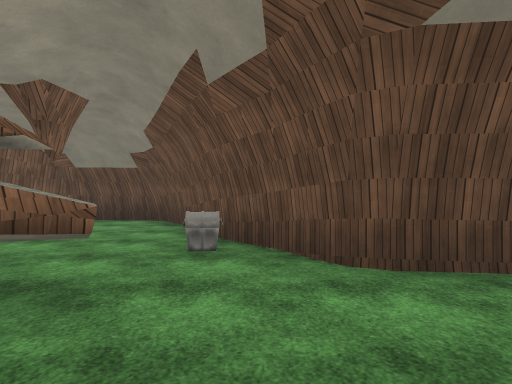
View 1 (above)

12 first-person views from a walk through a scene from a Unity 3-D project. The camera is 1.4 m above the floor, looks level and sees 70° across. The floor is counted in squares, 2 m on a side. Each view is taken from the middle of a square. On the plan, view 1 faces up. The plan holds only what a view shows up to about 11 squares ahead; the rest is blank. The place goes on beyond the plan. The player is left out. Surface patterns are stand-ins for the level's own textures.

View 2
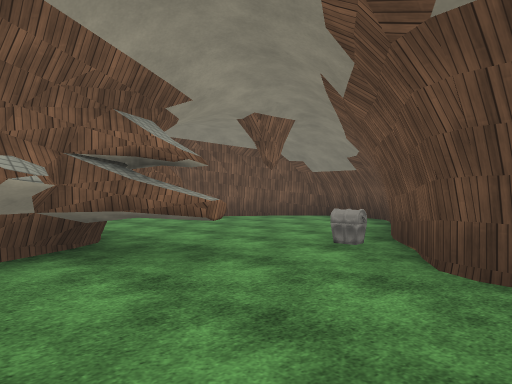

View 3
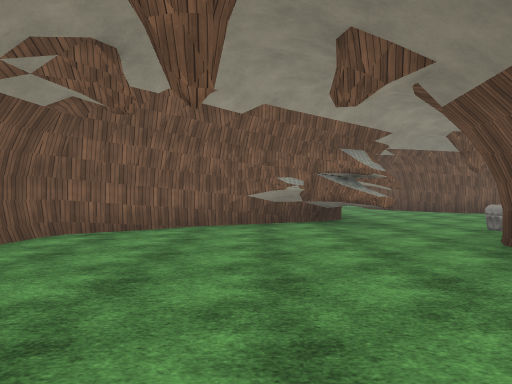

View 4
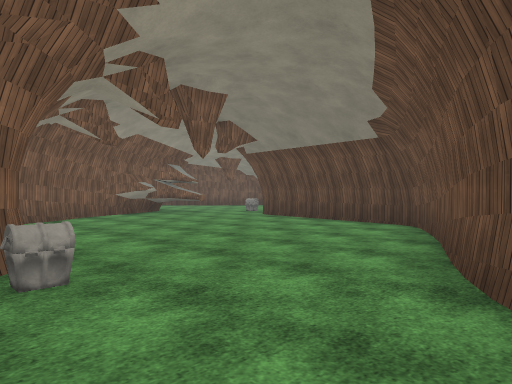

View 5
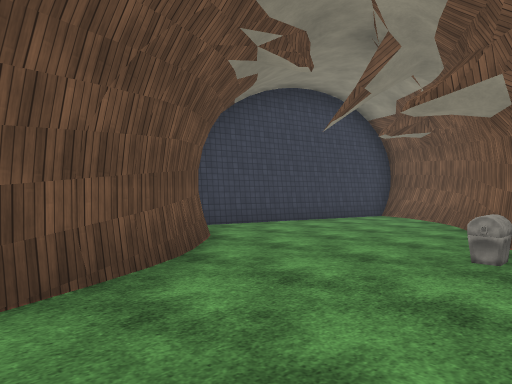

View 6
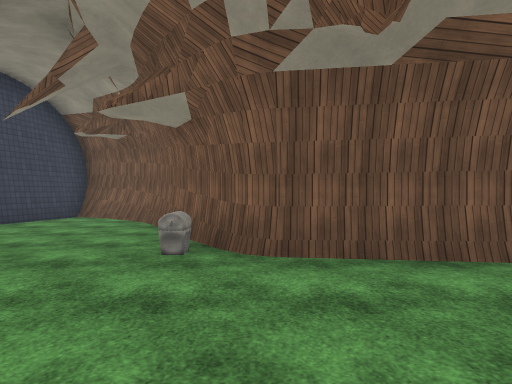

View 7
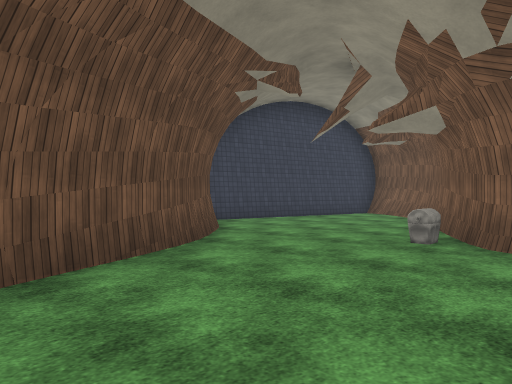

View 8
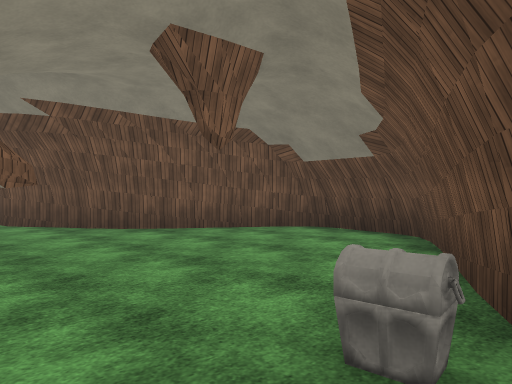

View 9
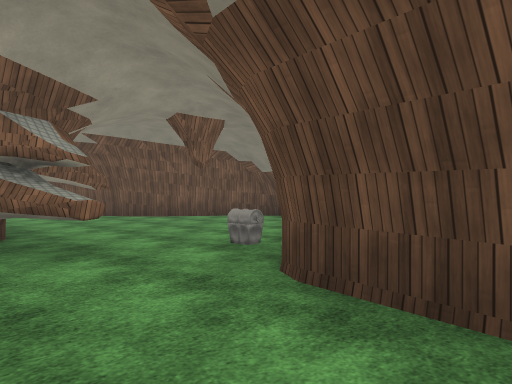

View 10
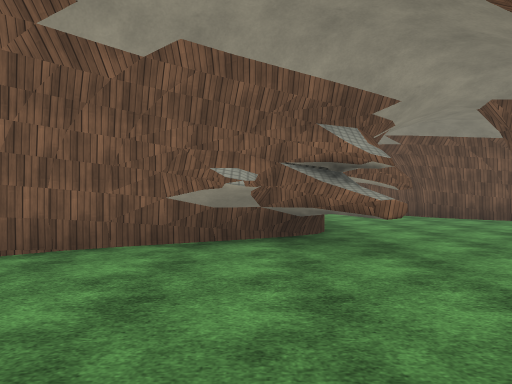

View 11
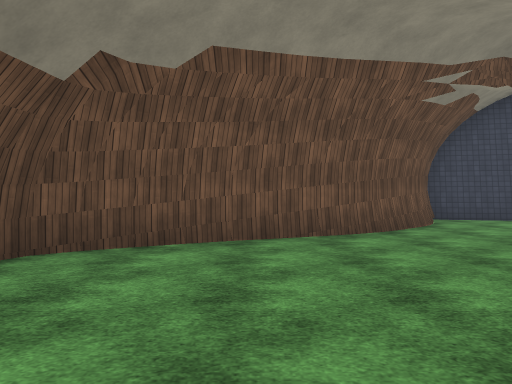

View 12
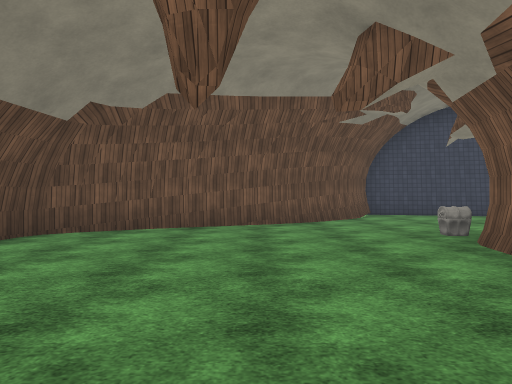

### Floor plan
Ten units are one square. View 1 is at (0, 0); x grows to the right and y downward. Boxes are objects, and circles mark ways between rooms. Rooms are numbered by the first view taken in them; rooms with no view inside come last. Other rooms are left out.
<svg viewBox="-89 -96 208 207">
<path fill="none" stroke="#000" d="M48 41 51 42 55 47M-1 32 4 35 50 41M-7 22 -3 29M68 -8 65 -15M70 -9 63 -21M64 -20 60 -25 57 -27 12 -33 8 -35M-13 -7 -16 -3M-15 -4 -18 3M-17 5 -16 11 0 32M-10 -23 -19 -17 -22 -12M82 18 67 -17M85 21 82 14M-13 -29 -11 -24 -24 -10M-25 -9 -13 15M-25 -17 -15 12M94 34 83 20M84 22 81 16M-24 -10 -22 -3M102 39 97 35M110 43 99 37 87 25M63 63 73 85 89 101 100 106M71 81 76 88M75 87 79 92M54 46 77 86M88 99 93 103M100 104 114 45 111 42M75 85 89 98M-40 -41 -39 -34M-62 -66 -69 -59 -81 -53M-67 -61 -84 -48M-18 -73 -23 -80M-4 -52 -20 -82M-16 -77 -20 -84 -26 -87 -42 -89 -45 -88 -50 -83M-18 -81 -23 -88 -25 -89M-47 -88 -64 -64M-24 -88 -42 -91M8 -35 -8 -58M-31 -21 -28 -16M-30 -20 -26 -17M6 -39 2 -45"/>
<rect x="55" y="35" width="10" height="10" fill="#bbb"><title>other object</title></rect>
<rect x="-15" y="-55" width="10" height="20" fill="#bbb"><title>other object</title></rect>
<circle cx="75" cy="35" r="3" fill="#2a7"/>
<circle cx="-10" cy="-30" r="3" fill="#2a7"/>
<text x="30" y="10">1</text>
<text x="90" y="60">2</text>
<text x="-40" y="-50">3</text>
</svg>
Room 1 opens to room 2. Room 1 opens to room 3.

Where each view was taken, in squares from view 1:
view 1: 0 up, 0 right, facing up
view 2: 0 up, 2 right, facing up-left
view 3: 0 up, 6 right, facing left
view 4: 5 down, 9 right, facing up-left
view 5: 0 up, 5 right, facing down-right
view 6: 0 up, 5 right, facing down
view 7: 1 up, 4 right, facing down-right
view 8: 3 up, 0 right, facing up-left
view 9: 1 up, 3 right, facing up-left
view 10: 1 up, 3 right, facing left
view 11: 0 up, 2 right, facing right
view 12: 1 down, 0 right, facing right
